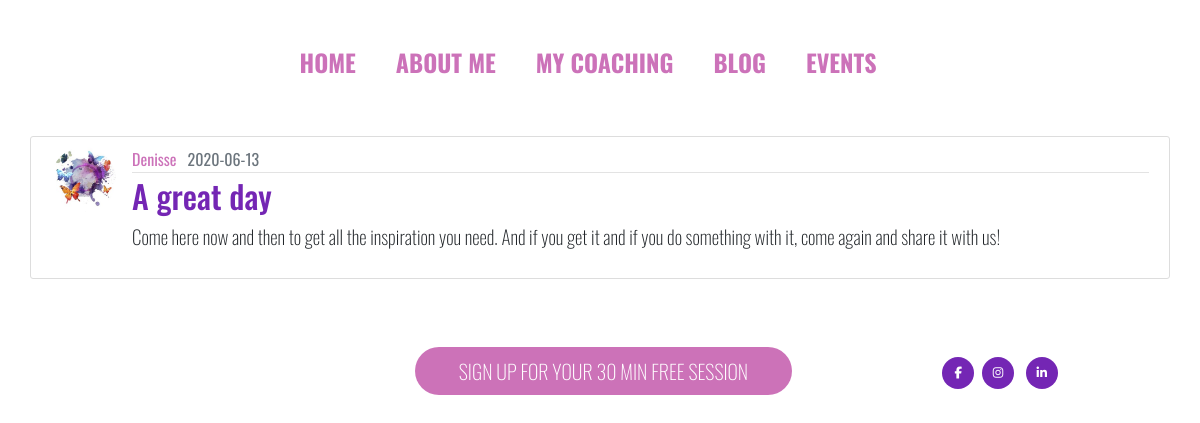
Screenshot of /post/2 with the database file from the repository.
### flaskblog/models.py (models this page shows, shortened)
class User(db.Model, UserMixin):
    id = db.Column(db.Integer, primary_key=True)
    username = db.Column(db.String(20), unique=True, nullable=False)
    email = db.Column(db.String(120), unique=True, nullable=False)
    image_file = db.Column(db.String(20), nullable=False, default='default.jpg')
    password = db.Column(db.String(60), nullable=False)
    posts = db.relationship('Post', backref='author', lazy=True)

class Post(db.Model):
    id = db.Column(db.Integer, primary_key=True)
    title = db.Column(db.String(100), nullable=False)
    date_posted = db.Column(db.DateTime, nullable=False, default=datetime.utcnow)
    content = db.Column(db.Text, nullable=False)
    user_id = db.Column(db.Integer, db.ForeignKey('user.id'), nullable=False)

### flaskblog/routes.py (the view)
@app.route('/post/<int:post_id>')
def post(post_id):
    post = Post.query.get_or_404(post_id)
    return render_template('post.html', title=post.title, post=post)

### flaskblog/templates/post.html (shortened to what this page needs)
{% extends 'layout.html' %}
{% block content %}
    <article class="media content-section">
        <img class="rounded-circle article-img" src="{{ url_for('static', filename='profile_pics/' + post.author.image_file) }}">
        <div class="media-body">
            <div class="article-metadata">
            <a class="check mr-2" href="{{ url_for('user_posts', username=post.author.username) }}">{{ post.author.username }}</a>
            <small class="text-muted">{{ post.date_posted.strftime('%Y-%m-%d') }}</small>
            </div>
            <h2 class="article-title">{{ post.title }}</a></h2>
            <p class="article-content">{{ post.content }}</p>
        </div>
    </article>
{% endblock content %}

### flaskblog/static/css/main.css (style rules this page uses)
img { align-content: center; position: initial; padding-top: 20px; width: 100%; }
h2 { font-family: 'Oswald', sans-serif; font-size: 1.2rem; color: rgba(101, 14, 172, 0.9); }
a.check { color: rgba(199, 99, 177, 0.9); font-family: 'Oswald', sans-serif; font-weight: 400; text-decoration: none; }
.article-title { color: rgb(101, 14, 172, 0.9); }
.content-section { background: #ffffff; padding: 10px 20px; border: 1px solid #dddddd; border-radius: 3px; margin-bottom: 20px; }
.article-title { color: rgba(101, 14, 172, 0.9); font-size: 2rem; }
.article-content { white-space: pre-line; font-size: 1.2rem; }
.article-img { height: 65px; width: 65px; margin-right: 16px; display: block; padding-top:0; }
.article-metadata { padding-bottom: 1px; margin-bottom: 4px; border-bottom: 1px solid #e3e3e3; }
.small, small { font-size: 100%; }
@media (min-width: 992px) { img { display: none; width: 100%; } }
@media (min-width: 700px) { img { display: none; width: 100%; } }

### rows the page displays
User: image_file (placeholder picture), author.username "Denisse"
Post: date_posted "2020-06-13", title "A great day", content "Come here now and then to get all the inspiration you need. And if you get it and if you do something with it, come again and share it with us!"
